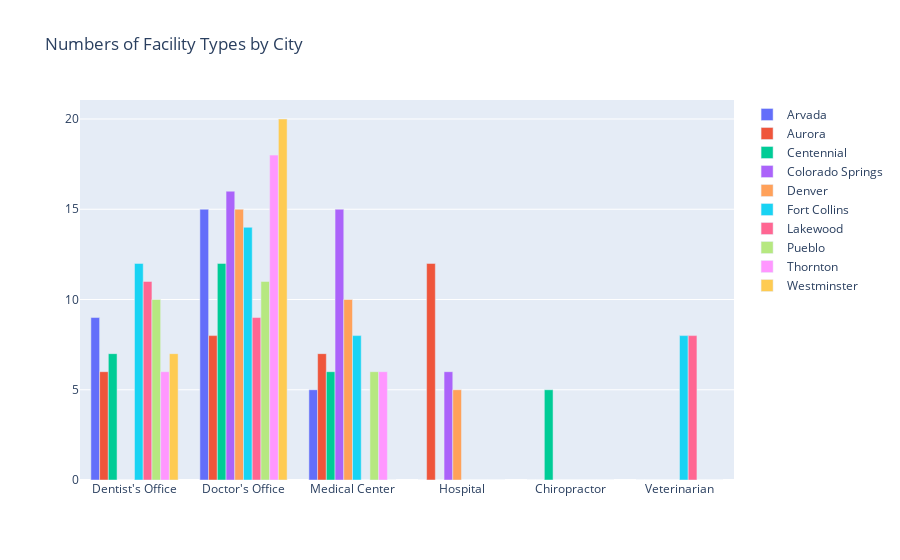

The notebook cell saved with this chart:
### Markdown cell above
#### Graph Counts of Facility Types per City

### Code cell
all_bars = []
for city in all_cities:
    city_info = per_cat_df.loc[per_cat_df['City'] == city]
    city_series = city_info.values[0].tolist()[0:6]

    city_bar = go.Bar(name=city, x=top_names, y=city_series)
    all_bars.append(city_bar)

fig = go.Figure(data=all_bars)
fig.update_layout(barmode='group')
fig.update_layout(title_text='Numbers of Facility Types by City')

fig.show()

### Figure 1 — Plotly figure (JSON) as saved in the notebook; plotly's stock layout.template omitted (floating-point values rounded to 4 significant figures)
{"data": [{"name": "Arvada", "type": "bar", "x": ["Dentist's Office", "Doctor's Office", "Medical Center", "Hospital", "Chiropractor", "Veterinarian"], "y": [9, 15, 5, 0, 0, 0]}, {"name": "Aurora", "type": "bar", "x": ["Dentist's Office", "Doctor's Office", "Medical Center", "Hospital", "Chiropractor", "Veterinarian"], "y": [6, 8, 7, 12, 0, 0]}, {"name": "Centennial", "type": "bar", "x": ["Dentist's Office", "Doctor's Office", "Medical Center", "Hospital", "Chiropractor", "Veterinarian"], "y": [7, 12, 6, 0, 5, 0]}, {"name": "Colorado Springs", "type": "bar", "x": ["Dentist's Office", "Doctor's Office", "Medical Center", "Hospital", "Chiropractor", "Veterinarian"], "y": [0, 16, 15, 6, 0, 0]}, {"name": "Denver", "type": "bar", "x": ["Dentist's Office", "Doctor's Office", "Medical Center", "Hospital", "Chiropractor", "Veterinarian"], "y": [0, 15, 10, 5, 0, 0]}, {"name": "Fort Collins", "type": "bar", "x": ["Dentist's Office", "Doctor's Office", "Medical Center", "Hospital", "Chiropractor", "Veterinarian"], "y": [12, 14, 8, 0, 0, 8]}, {"name": "Lakewood", "type": "bar", "x": ["Dentist's Office", "Doctor's Office", "Medical Center", "Hospital", "Chiropractor", "Veterinarian"], "y": [11, 9, 0, 0, 0, 8]}, {"name": "Pueblo", "type": "bar", "x": ["Dentist's Office", "Doctor's Office", "Medical Center", "Hospital", "Chiropractor", "Veterinarian"], "y": [10, 11, 6, 0, 0, 0]}, {"name": "Thornton", "type": "bar", "x": ["Dentist's Office", "Doctor's Office", "Medical Center", "Hospital", "Chiropractor", "Veterinarian"], "y": [6, 18, 6, 0, 0, 0]}, {"name": "Westminster", "type": "bar", "x": ["Dentist's Office", "Doctor's Office", "Medical Center", "Hospital", "Chiropractor", "Veterinarian"], "y": [7, 20, 0, 0, 0, 0]}], "layout": {"barmode": "group", "title": {"text": "Numbers of Facility Types by City"}}}
